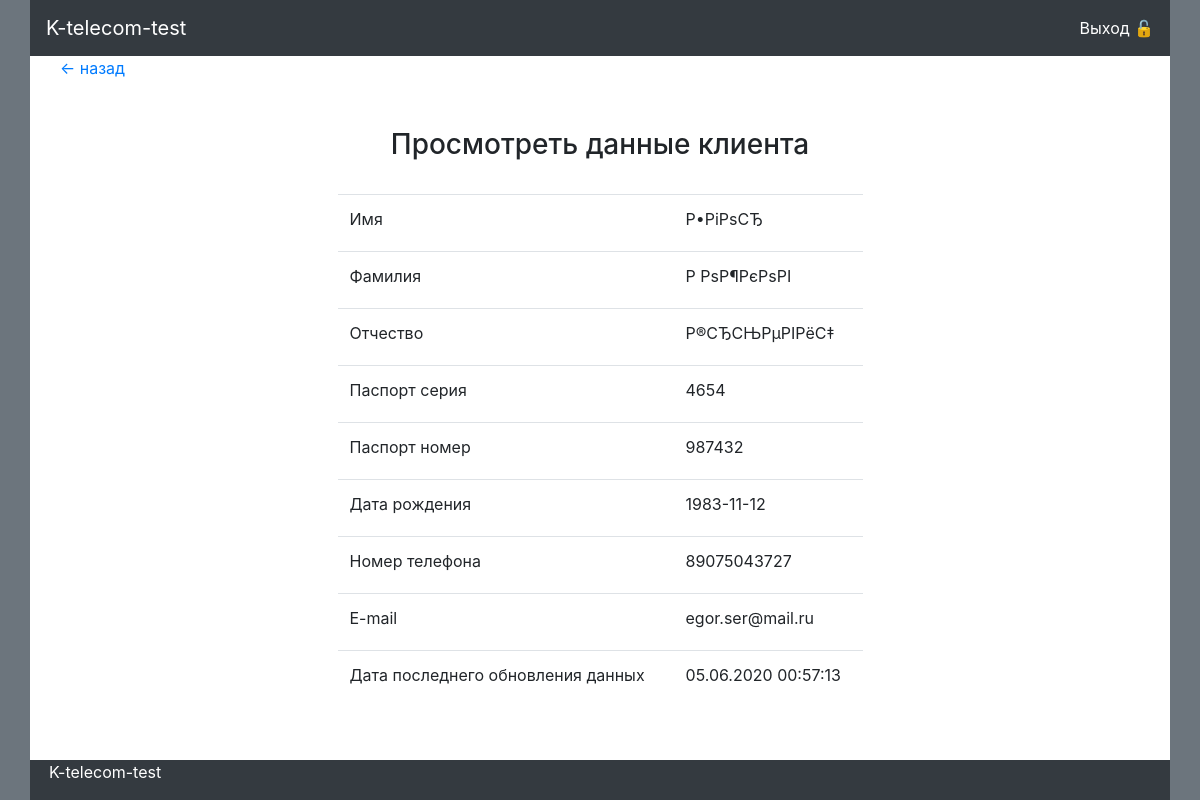
The app's page /cabinet/client/view/217 (signed in) with its own data.
### tables this page shows
CREATE TABLE `clients` (
  `id` int(11) NOT NULL,
  `name` text NOT NULL,
  `surname` text NOT NULL,
  `middle_name` text NOT NULL,
  `passport_series` varchar(255) NOT NULL,
  `passport_number` varchar(255) NOT NULL,
  `birth_date` date NOT NULL,
  `phone` varchar(255) NOT NULL,
  `email` varchar(255) NOT NULL,
  `dtc` datetime NOT NULL DEFAULT current_timestamp(),
  `dtu` datetime NOT NULL DEFAULT current_timestamp()
);

### controllers/CabinetClientController.php (called while the page is built, shortened)
<?php
    class CabinetClientController
    {
        public function actionView($client_id)
        {
            $data    = Client::getClientById($client_id);
            $data['name']        = mb_convert_encoding($data['name'], 'UTF-8', 'cp1251');
            $data['surname']     = mb_convert_encoding($data['surname'], 'UTF-8', 'cp1251');
            $data['middle_name'] = mb_convert_encoding($data['middle_name'], 'UTF-8', 'cp1251');
            $data['dtu']         = date('d.m.Y H:i:s', strtotime($data['dtu']));
            require_once ROOT. '/views/cabinetClient/view.php';
            return true;
        }
    }
?>

### components/Router.php (called while the page is built, shortened)
<?php
    class Router
    {
        private $routes;
        public function __construct()
        {
            $routesPath   = ROOT. '/config/routes.php';
            $this->routes = include ($routesPath);
        }
        public function run()
        {
            $uri = $this->getURI();
            $controller       = $this->checkUriRequest($uri);
            $controllerAction = $controller['action'];
            $controllerObject = new $controllerName();
            $result = call_user_func_array(array($controllerObject, $controllerAction), $controller['params']);
        }
        private function checkUriRequest($uri)
        {
            $controller = [];
            foreach($this->routes as $uriPattern => $path)
            {
                $uri = trim($uri, '/');
                if (preg_match("~^$uriPattern$~", $uri))
                {
                    $internalRoute = trim(preg_replace("~^$uriPattern$~", $path, $uri), '/');
                    $segments      = explode('/', $internalRoute);
                    $controller['name']   = ucfirst(array_shift($segments) . 'Controller');
                    $controller['action'] = 'action' . ucfirst(array_shift($segments));
                    $controller['params'] = $segments;
                    return $controller;
                }
            }
            $controller['name']   = 'NotFoundController';
            $controller['action'] = 'actionNotFound';
            $controller['params'] = [];
            return $controller;
        }
        private function getURI()
        {
            if(!empty($_SERVER['REQUEST_URI']))
            {
                return trim($_SERVER['REQUEST_URI']);
            }
        }
    }
?>

### index.php (called while the page is built, shortened)
<?php
    require_once ROOT. '/components/Autoload.php';
    $router = new Router();
    $router->run();
?>

### components/Autoload.php (called while the page is built, shortened)
<?php
    function autoload($class_name)
    {
        $array_path = [
            '/models/',
            '/components/',
        ];
        foreach($array_path as $path)
        {
            $path = ROOT. $path . $class_name . '.php';
        }
    }
?>

### components/DB.php (called while the page is built, shortened)
<?php
    class DB
    {
        private static $connectDB;
        public static function getConnection()
        {
            $db = include(ROOT.'/config/db-params.php');
            $host    = $db['host'];
            $user    = $db['user'];
            $pass    = $db['pass'];
            $dbName  = $db['dbName'];
            $charset = $db['charset'];
            $dsn = "mysql:host=$host;dbname=$dbName;charset=$charset";
            $opt =
            [
                PDO::ATTR_ERRMODE            => PDO::ERRMODE_EXCEPTION,
                PDO::ATTR_DEFAULT_FETCH_MODE => PDO::FETCH_ASSOC,
                PDO::ATTR_EMULATE_PREPARES   => false,
            ];
            if(self::$connectDB == false)
            {
                try
                {
                    self::$connectDB = new PDO($dsn, $user, $pass, $opt);
                }
                catch (PDOException $e)
                {
                    error_log($e->getMessage() . PHP_EOL, 3, ROOT. '/logs/db_error.log');
                    die();
                }
            }
            return self::$connectDB;
        }
        public static function select_from($sql, $valuesArray = [], $list = false)
        {
            $resultArray = [];
            $db = self::getConnection();
            $result = $db->prepare($sql);
            $result->execute($valuesArray);
            $i = 0;
            foreach ($result as $row)
            {
                foreach ($row as $key => $item)
                {
                    $resultArray[$i][$key] = $item;
                }
                $i++;
            }
            if(count($resultArray) == 1 && $list == false)
            {
                return $resultArray[0];
            }
            return $resultArray;
        }
    }
?>

### models/Client.php (called while the page is built, shortened)
<?php
    class Client
    {
        public static function getClientById($id)
        {
            $valuesArray = [
                'id' => $id,
            ];
            $sql = "SELECT * FROM clients WHERE id= :id";
            $result = DB::select_from($sql, $valuesArray);
            return $result;
        }
    }
?>

### views/cabinetClient/view.php (the view)
<?php require_once ROOT. '/views/layouts/header.php'; ?>
    <div class="container">
        <a href="/cabinet/client">&larr; назад</a>
        <div class="row">
            <div class="col-sm-6 mt-5 offset-3">
                <h3 class="text-center">Просмотреть данные клиента</h3>
                <br>
                    <table class="table">
                        <tr>
                            <td><label>Имя </label></td>
                            <td><?php echo $data['name']; ?></td>
                        </tr>
                        <tr>
                            <td><label>Фамилия </label></td>
                            <td><?php echo $data['surname']; ?></td>
                        </tr>
                        <tr>
                            <td><label>Отчество </label></td>
                            <td><?php echo $data['middle_name']; ?></td>
                        </tr>
                        <tr>
                            <td><label>Паспорт серия </label></td>
                            <td><?php echo $data['passport_series']; ?></td>
                        </tr>
                        <tr>
                            <td><label>Паспорт номер </label></td>
                            <td><?php echo $data['passport_number']; ?></td>
                        </tr>
                        <tr>
                            <td><label>Дата рождения </label></td>
                            <td><?php echo $data['birth_date']; ?></td>
                        </tr>
                        <tr>
                            <td><label>Номер телефона </label></td>
                            <td><?php echo $data['phone']; ?></td>
                        </tr>
                        <tr>
                            <td><label>E-mail </label></td>
                            <td><?php echo $data['email']; ?></td>
                        </tr>
                        <tr>
                            <td><label>Дата последнего обновления данных </label></td>
                            <td><?php echo $data['dtu']; ?></td>
                        </tr>
                    </table>
            </div>
        </div>
    </div>
<?php require_once ROOT. '/views/layouts/footer.php'; ?>

### views/layouts/header.php (style rules this page uses)
.Site { display: flex; min-height: 100vh; flex-direction: column; }

### records on screen
clients: passport_series "4654", passport_number "987432", birth_date "1983-11-12", phone "89075043727", email "egor.ser@mail.ru"

### other values on screen
$data['name'] "Р•РіРѕСЂ"
$data['surname'] "Р РѕР¶РєРѕРІ"
$data['middle_name'] "Р®СЂСЊРµРІРёС‡"
$data['dtu'] "05.06.2020 00:57:13"
